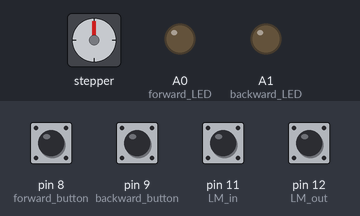
Simulated run of this sketch. Board: Arduino Uno, built with avr-gcc and run on an emulated ATmega328P. Parts: stepper motor, output pins drawn as LEDs (lit = HIGH). Wiring (inferred from the names in the program): stepper motor driver (200 steps per turn assumed): step pin 4; direction pin 3; enable pin 2. Dashed ring = blinking. Inputs (shaded band) come from the test bench; at power-on: pin 8 (forward_button), pin 9 (backward_button), pin 11 (LM_in), pin 12 (LM_out) HIGH. Pins used as bus, display or sensor lines are not drawn.

Above: at 1.2 s.
1.3 s: pin 8 (forward_button) pulled LOW for 0.15 s
At 2.6 s:
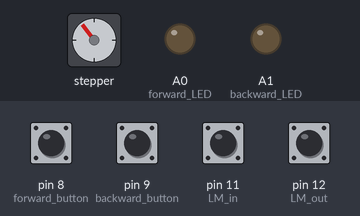
3.0 s: pin 9 (backward_button) pulled LOW for 1 s
At 4.8 s:
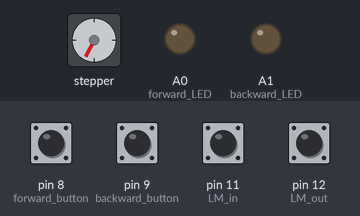
5.5 s: pin 11 (LM_in) pulled LOW for 1 s
At 5.65 s:
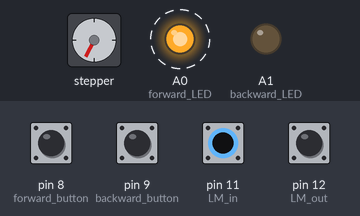
8.5 s: pin 12 (LM_out) pulled LOW for 0.15 s
At 8.65 s:
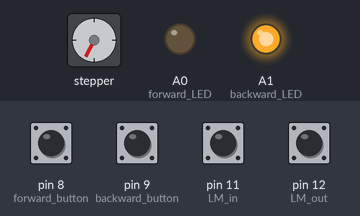
10.2 s: pin 9 (backward_button) pulled LOW for 0.15 s
At 11.6 s:
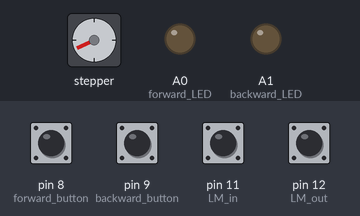
11.9 s: pin 11 (LM_in) pulled LOW for 0.15 s
At 12.05 s:
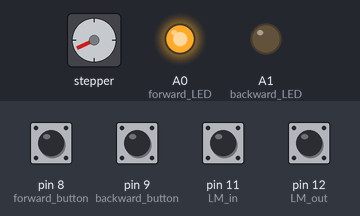
Timing chart, 0 to 14.6 s (numbered marks = the images above; inputs shaded):
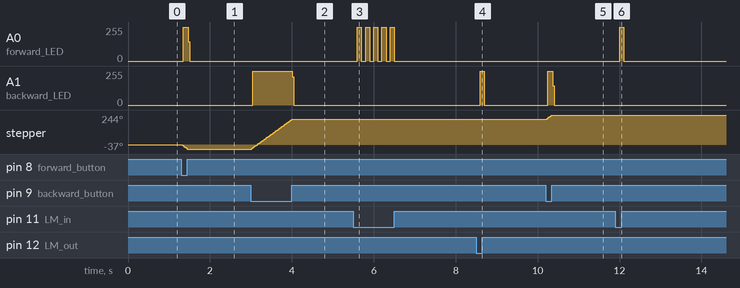

The sketch:

stepper_motor_control.ino
```cpp
/*
This program is used to control the stepper motor for the coupler drive. Two
push buttons (with two limit switches used for travel protection) are installed
for the coupler traveling IN and OUT.

Author: G. Chen
*/

// Define pins
int ENA = 2;
int DIR = 3;
int PUL = 4;

int forward_button = 8;
int backward_button = 9;
int forward_LED = A0;
int backward_LED = A1;

int LM_in = 11;
int LM_out = 12;

bool pulse = LOW;

int motor_delay = 20000;  // The lower the delay, the faster the motor runs.

void setup() {
  // Serial.begin(9600);
  pinMode(ENA, OUTPUT);
  pinMode(DIR, OUTPUT);
  pinMode(PUL, OUTPUT);

  pinMode(forward_button, INPUT_PULLUP);
  pinMode(backward_button, INPUT_PULLUP);

  pinMode(forward_LED, OUTPUT);
  pinMode(backward_LED, OUTPUT);

  pinMode(LM_in, INPUT_PULLUP);
  pinMode(LM_out, INPUT_PULLUP);

  digitalWrite(ENA, HIGH);      // LOW- MOTOR ON; HIGH- MOTOR OFF
  digitalWrite(PUL, pulse);
}

void moveForward(int Delay) {
  pulse = !pulse;
  digitalWrite(ENA, LOW);
  digitalWrite(DIR, LOW);       // LOW- CW (FORWARD); HIGH- CCW (BACKWARD);
  digitalWrite(PUL, pulse);
  delayMicroseconds(Delay);
}

void moveBackward(int Delay) {
  pulse = !pulse;
  digitalWrite(ENA, LOW);
  digitalWrite(DIR, HIGH);      // LOW- CW (FORWARD); HIGH- CCW (BACKWARD);
  digitalWrite(PUL, pulse);
  delayMicroseconds(Delay);
}

void forwardLEDBlink() {
  digitalWrite(forward_LED, LOW);
  delay(100);   // unit: [ms]
  digitalWrite(forward_LED, HIGH);
  delay(100);
}

void backwardLEDBlink() {
  digitalWrite(backward_LED, LOW);
  delay(100);
  digitalWrite(backward_LED, HIGH);
  delay(100);
}

void warningLEDBlink() {
  digitalWrite(backward_LED, LOW);
  digitalWrite(forward_LED, LOW);
  delay(100);
  digitalWrite(backward_LED, HIGH);
  digitalWrite(forward_LED, HIGH);
  delay(100);
}

void loop() {
  int forward = digitalRead(forward_button);
  int backward = digitalRead(backward_button);
  int limitswitch_forward = digitalRead(LM_in);
  int limitswitch_backward = digitalRead(LM_out);

  digitalWrite(forward_LED, LOW);
  digitalWrite(backward_LED, LOW);

  if (forward == LOW && backward == HIGH && limitswitch_forward == HIGH && limitswitch_backward == HIGH) {
    digitalWrite(forward_LED, HIGH);
    moveForward(motor_delay);
  }

  if (backward == LOW && forward == HIGH && limitswitch_forward == HIGH && limitswitch_backward == HIGH) {
    digitalWrite(backward_LED, HIGH);
    moveBackward(motor_delay);
  }

  while (limitswitch_forward == LOW && limitswitch_backward == HIGH) {
    forwardLEDBlink();
    int i = 0;
    while (i < 200 && backward == LOW && forward == HIGH) {
      digitalWrite(backward_LED, HIGH);
      moveBackward(motor_delay);
      i += 1;
    }
    break;
  }

  while (limitswitch_backward == LOW && limitswitch_forward == HIGH) {
    backwardLEDBlink();
    int i = 0;
    while (i < 200 && forward == LOW && backward == HIGH) {
      digitalWrite(forward_LED, HIGH);
      moveForward(motor_delay);
      i += 1;
    }
    break;
  }

  if (limitswitch_backward == LOW && limitswitch_forward == LOW) {
    warningLEDBlink();
  }

  else {
    digitalWrite(PUL, pulse);
    digitalWrite(ENA, HIGH);
  }
}
```

Measured:
- after the input at 1.3 s, A0 (forward_LED): 0/255 → 255/255 after 0.05 s, → 0/255 0.12 s later; stepper: turns 37° counter-clockwise in 0.15 s, starting at once
- after the input at 3.0 s, A1 (backward_LED): 0/255 → 255/255 after 0.05 s, → 0/255 0.96 s later; stepper: turns 244° clockwise in 0.99 s, starting at once
- after the input at 5.5 s, A0 (forward_LED): alternates 255/255 for 0.10 s and 0/255 for 0.10 s, 10 changes in all, then stays 0/255, starting after 0.10 s
- after the input at 8.5 s, A1 (backward_LED): 0/255 → 255/255 after 0.10 s, → 0/255 0.10 s later
- after the input at 10.2 s, A1 (backward_LED): 0/255 → 255/255 after 0.05 s, → 0/255 0.12 s later; stepper: turns 37° clockwise in 0.15 s, starting at once
- after the input at 11.9 s, A0 (forward_LED): 0/255 → 255/255 after 0.10 s, → 0/255 0.10 s later
